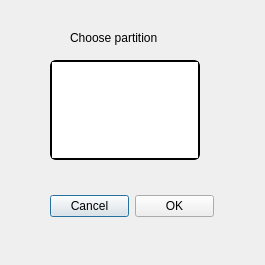
<?xml version="1.0" encoding="UTF-8"?>
<ui version="4.0">
 <class>backupDialog</class>
 <widget class="QDialog" name="backupDialog">
  <property name="geometry">
   <rect>
    <x>0</x>
    <y>0</y>
    <width>265</width>
    <height>265</height>
   </rect>
  </property>
  <property name="minimumSize">
   <size>
    <width>265</width>
    <height>265</height>
   </size>
  </property>
  <property name="maximumSize">
   <size>
    <width>265</width>
    <height>265</height>
   </size>
  </property>
  <property name="windowTitle">
   <string>Kodi Backup</string>
  </property>
  <widget class="QWidget" name="backupdialog_layoutWidget">
   <property name="geometry">
    <rect>
     <x>50</x>
     <y>190</y>
     <width>164</width>
     <height>32</height>
    </rect>
   </property>
   <layout class="QHBoxLayout" name="horizontalLayout">
    <item>
     <widget class="QPushButton" name="cancelButton">
      <property name="text">
       <string>Cancel</string>
      </property>
     </widget>
    </item>
    <item>
     <widget class="QPushButton" name="okButton">
      <property name="text">
       <string>OK</string>
      </property>
     </widget>
    </item>
   </layout>
  </widget>
  <widget class="QListWidget" name="listDirectories_backup">
   <property name="geometry">
    <rect>
     <x>50</x>
     <y>60</y>
     <width>150</width>
     <height>100</height>
    </rect>
   </property>
   <property name="minimumSize">
    <size>
     <width>150</width>
     <height>100</height>
    </size>
   </property>
   <property name="maximumSize">
    <size>
     <width>150</width>
     <height>100</height>
    </size>
   </property>
   <property name="toolTip">
    <string>&lt;html&gt;&lt;head/&gt;&lt;body&gt;&lt;p&gt;Click Kodi&amp;quot;s root partition. Default is /sdcard/&lt;/p&gt;&lt;/body&gt;&lt;/html&gt;</string>
   </property>
   <property name="styleSheet">
    <string notr="true">QListWidget {
    border: 2px solid #8f8f91;
    border-radius: 6px;
    border-color: black;
  
}</string>
   </property>
  </widget>
  <widget class="QListWidget" name="listDirectories_backup2">
   <property name="geometry">
    <rect>
     <x>80</x>
     <y>440</y>
     <width>150</width>
     <height>100</height>
    </rect>
   </property>
   <property name="minimumSize">
    <size>
     <width>150</width>
     <height>100</height>
    </size>
   </property>
   <property name="maximumSize">
    <size>
     <width>150</width>
     <height>100</height>
    </size>
   </property>
   <property name="toolTip">
    <string>&lt;html&gt;&lt;head/&gt;&lt;body&gt;&lt;p&gt;Click Kodi&amp;quot;s thumbnail partition. Default is /sdcard/&lt;/p&gt;&lt;/body&gt;&lt;/html&gt;</string>
   </property>
   <property name="styleSheet">
    <string notr="true">QListWidget {
    border: 2px solid #8f8f91;
    border-radius: 6px;
    border-color: black;
  
}</string>
   </property>
  </widget>
  <widget class="QLabel" name="backup_label2">
   <property name="geometry">
    <rect>
     <x>80</x>
     <y>410</y>
     <width>181</width>
     <height>16</height>
    </rect>
   </property>
   <property name="text">
    <string>Thumbnails:  /sdcard/</string>
   </property>
  </widget>
  <widget class="QLabel" name="label">
   <property name="geometry">
    <rect>
     <x>70</x>
     <y>30</y>
     <width>121</width>
     <height>16</height>
    </rect>
   </property>
   <property name="text">
    <string>Choose partition</string>
   </property>
  </widget>
 </widget>
 <resources/>
 <connections>
  <connection>
   <sender>okButton</sender>
   <signal>clicked()</signal>
   <receiver>backupDialog</receiver>
   <slot>accept()</slot>
   <hints>
    <hint type="sourcelabel">
     <x>210</x>
     <y>185</y>
    </hint>
    <hint type="destinationlabel">
     <x>183</x>
     <y>110</y>
    </hint>
   </hints>
  </connection>
  <connection>
   <sender>cancelButton</sender>
   <signal>clicked()</signal>
   <receiver>backupDialog</receiver>
   <slot>reject()</slot>
   <hints>
    <hint type="sourcelabel">
     <x>110</x>
     <y>185</y>
    </hint>
    <hint type="destinationlabel">
     <x>183</x>
     <y>110</y>
    </hint>
   </hints>
  </connection>
  <connection>
   <sender>listDirectories_backup</sender>
   <signal>itemDoubleClicked(QListWidgetItem*)</signal>
   <receiver>backupDialog</receiver>
   <slot>accept()</slot>
   <hints>
    <hint type="sourcelabel">
     <x>124</x>
     <y>109</y>
    </hint>
    <hint type="destinationlabel">
     <x>132</x>
     <y>132</y>
    </hint>
   </hints>
  </connection>
 </connections>
</ui>
